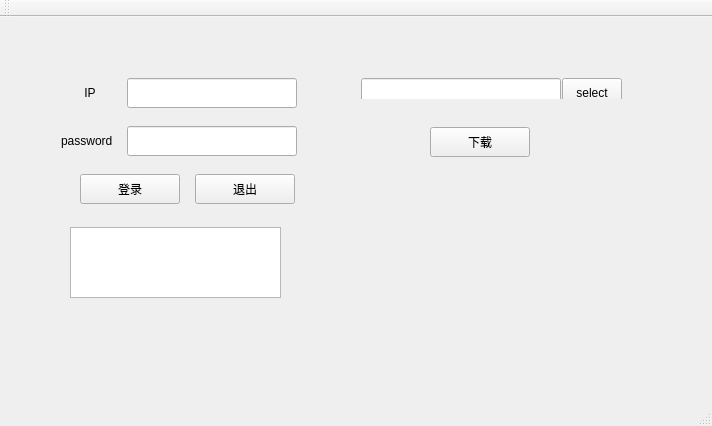
<?xml version="1.0" encoding="UTF-8"?>
<ui version="4.0">
 <class>MainWindow</class>
 <widget class="QMainWindow" name="MainWindow">
  <property name="geometry">
   <rect>
    <x>0</x>
    <y>0</y>
    <width>712</width>
    <height>426</height>
   </rect>
  </property>
  <property name="windowTitle">
   <string>MainWindow</string>
  </property>
  <widget class="QWidget" name="centralWidget">
   <widget class="QPushButton" name="pushButton_4">
    <property name="geometry">
     <rect>
      <x>430</x>
      <y>110</y>
      <width>100</width>
      <height>30</height>
     </rect>
    </property>
    <property name="minimumSize">
     <size>
      <width>100</width>
      <height>30</height>
     </size>
    </property>
    <property name="styleSheet">
     <string notr="true">font: 75 12pt &quot;Microsoft YaHei UI&quot;;</string>
    </property>
    <property name="text">
     <string>下载</string>
    </property>
   </widget>
   <widget class="QWidget" name="layoutWidget">
    <property name="geometry">
     <rect>
      <x>50</x>
      <y>50</y>
      <width>256</width>
      <height>148</height>
     </rect>
    </property>
    <layout class="QVBoxLayout" name="verticalLayout">
     <item>
      <layout class="QHBoxLayout" name="horizontalLayout">
       <item>
        <widget class="QLabel" name="label">
         <property name="minimumSize">
          <size>
           <width>60</width>
           <height>30</height>
          </size>
         </property>
         <property name="styleSheet">
          <string notr="true">font: 75 12pt &quot;Microsoft YaHei UI&quot;;
 </string>
         </property>
         <property name="text">
          <string>       IP    </string>
         </property>
        </widget>
       </item>
       <item>
        <widget class="QLineEdit" name="lineEdit_2">
         <property name="minimumSize">
          <size>
           <width>170</width>
           <height>30</height>
          </size>
         </property>
         <property name="styleSheet">
          <string notr="true">font: 75 12pt &quot;Microsoft YaHei UI&quot;;</string>
         </property>
        </widget>
       </item>
      </layout>
     </item>
     <item>
      <spacer name="verticalSpacer_3">
       <property name="orientation">
        <enum>Qt::Vertical</enum>
       </property>
       <property name="sizeHint" stdset="0">
        <size>
         <width>20</width>
         <height>40</height>
        </size>
       </property>
      </spacer>
     </item>
     <item>
      <layout class="QHBoxLayout" name="horizontalLayout_2">
       <item>
        <widget class="QLabel" name="label_2">
         <property name="minimumSize">
          <size>
           <width>60</width>
           <height>30</height>
          </size>
         </property>
         <property name="styleSheet">
          <string notr="true">font: 75 12pt &quot;Microsoft YaHei UI&quot;;</string>
         </property>
         <property name="text">
          <string>password</string>
         </property>
        </widget>
       </item>
       <item>
        <widget class="QLineEdit" name="lineEdit_3">
         <property name="minimumSize">
          <size>
           <width>170</width>
           <height>30</height>
          </size>
         </property>
         <property name="styleSheet">
          <string notr="true">font: 75 12pt &quot;Microsoft YaHei UI&quot;;</string>
         </property>
        </widget>
       </item>
      </layout>
     </item>
     <item>
      <spacer name="verticalSpacer">
       <property name="orientation">
        <enum>Qt::Vertical</enum>
       </property>
       <property name="sizeHint" stdset="0">
        <size>
         <width>20</width>
         <height>40</height>
        </size>
       </property>
      </spacer>
     </item>
     <item>
      <layout class="QHBoxLayout" name="horizontalLayout_3">
       <item>
        <spacer name="horizontalSpacer_2">
         <property name="orientation">
          <enum>Qt::Horizontal</enum>
         </property>
         <property name="sizeHint" stdset="0">
          <size>
           <width>40</width>
           <height>20</height>
          </size>
         </property>
        </spacer>
       </item>
       <item>
        <spacer name="horizontalSpacer_3">
         <property name="orientation">
          <enum>Qt::Horizontal</enum>
         </property>
         <property name="sizeHint" stdset="0">
          <size>
           <width>40</width>
           <height>20</height>
          </size>
         </property>
        </spacer>
       </item>
       <item>
        <widget class="QPushButton" name="pushButton_2">
         <property name="minimumSize">
          <size>
           <width>100</width>
           <height>30</height>
          </size>
         </property>
         <property name="styleSheet">
          <string notr="true">font: 75 12pt &quot;Microsoft YaHei UI&quot;;</string>
         </property>
         <property name="text">
          <string>登录</string>
         </property>
        </widget>
       </item>
       <item>
        <spacer name="horizontalSpacer">
         <property name="orientation">
          <enum>Qt::Horizontal</enum>
         </property>
         <property name="sizeHint" stdset="0">
          <size>
           <width>40</width>
           <height>20</height>
          </size>
         </property>
        </spacer>
       </item>
       <item>
        <widget class="QPushButton" name="pushButton_3">
         <property name="minimumSize">
          <size>
           <width>100</width>
           <height>30</height>
          </size>
         </property>
         <property name="styleSheet">
          <string notr="true">font: 75 12pt &quot;Microsoft YaHei UI&quot;;</string>
         </property>
         <property name="text">
          <string>退出</string>
         </property>
        </widget>
       </item>
      </layout>
     </item>
    </layout>
   </widget>
   <widget class="QWidget" name="layoutWidget">
    <property name="geometry">
     <rect>
      <x>350</x>
      <y>50</y>
      <width>283</width>
      <height>32</height>
     </rect>
    </property>
    <layout class="QHBoxLayout" name="horizontalLayout_4">
     <item>
      <widget class="QLineEdit" name="lineEdit">
       <property name="minimumSize">
        <size>
         <width>200</width>
         <height>30</height>
        </size>
       </property>
       <property name="styleSheet">
        <string notr="true">font: 75 12pt &quot;Microsoft YaHei UI&quot;;</string>
       </property>
      </widget>
     </item>
     <item>
      <widget class="QPushButton" name="pushButton">
       <property name="minimumSize">
        <size>
         <width>60</width>
         <height>30</height>
        </size>
       </property>
       <property name="styleSheet">
        <string notr="true">font: 75 12pt &quot;Microsoft YaHei UI&quot;;</string>
       </property>
       <property name="text">
        <string>select</string>
       </property>
      </widget>
     </item>
    </layout>
   </widget>
   <widget class="QTextEdit" name="textEdit">
    <property name="geometry">
     <rect>
      <x>70</x>
      <y>210</y>
      <width>211</width>
      <height>71</height>
     </rect>
    </property>
    <property name="styleSheet">
     <string notr="true">font: 75 12pt &quot;Microsoft YaHei UI&quot;;</string>
    </property>
   </widget>
   <widget class="QLabel" name="label_3">
    <property name="geometry">
     <rect>
      <x>430</x>
      <y>150</y>
      <width>200</width>
      <height>30</height>
     </rect>
    </property>
    <property name="minimumSize">
     <size>
      <width>200</width>
      <height>30</height>
     </size>
    </property>
    <property name="styleSheet">
     <string notr="true">font: 75 12pt &quot;Microsoft YaHei UI&quot;;</string>
    </property>
    <property name="text">
     <string> </string>
    </property>
   </widget>
  </widget>
  <widget class="QMenuBar" name="menuBar">
   <property name="geometry">
    <rect>
     <x>0</x>
     <y>0</y>
     <width>712</width>
     <height>23</height>
    </rect>
   </property>
  </widget>
  <widget class="QToolBar" name="mainToolBar">
   <attribute name="toolBarArea">
    <enum>TopToolBarArea</enum>
   </attribute>
   <attribute name="toolBarBreak">
    <bool>false</bool>
   </attribute>
  </widget>
  <widget class="QStatusBar" name="statusBar"/>
 </widget>
 <layoutdefault spacing="6" margin="11"/>
 <resources/>
 <connections/>
</ui>
